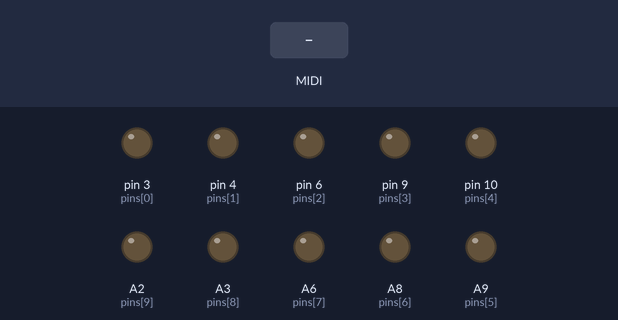
Recording of a sketch running on a simulated Teensy 3. Shown: output pins drawn as LEDs (lit = HIGH). Inputs (shaded band) come from the test bench.

Above: at 1.2 s.
1.3 s: MIDI note 60 received
At 2.0 s:
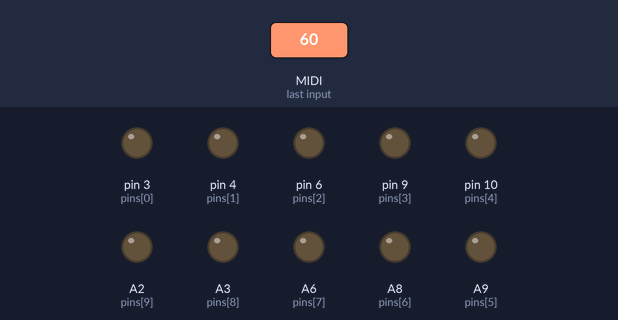
2.8 s: MIDI note 64 received
At 3.2 s:
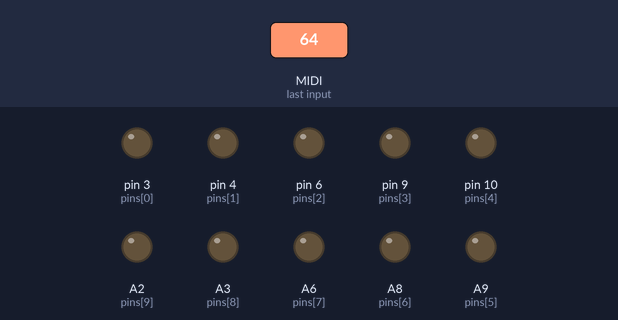
4.3 s: MIDI note 67 received
At 5.5 s:
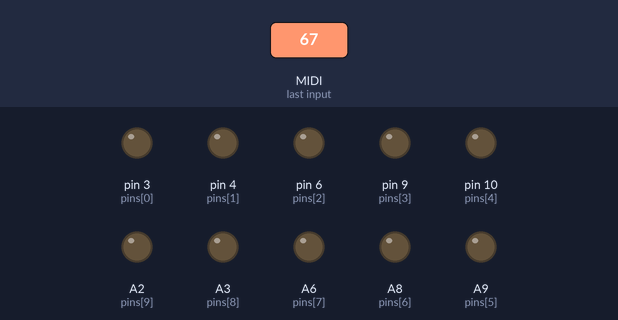
Timing chart, 0 to 7.3 s (numbered marks = the images above; inputs shaded):
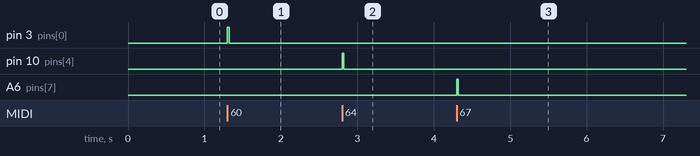

The sketch:

midiLCx10.ino
```cpp
/* / **************************************
pulse

Teensy LC with MMMMDx5: https://oshpark.com/shared_projects/uq5EsZsM
uses Teensyduino: https://www.pjrc.com/teensy/teensyduino.html

variable lowNote - determines the starting MIDI note motor channel
variable onTime - length time motor is pulsed on (in ms)
MIDI velocity is mapped to PWM rate to control motor power

Jiffer Harriman - modular-muse.com
************************************** */


// use PWM pins 3, 4, 6, 9, 10
int pins[] = {3, 4, 6, 9, 10, 23, 22, 20, 17, 16};
#define numNotes 10

int lowNote = 60; // MIDI note 16 (E-2)
unsigned int onTime = 20;

void OnNoteOn(byte channel, byte note, byte velocity);
void OnNoteOff(byte channel, byte note, byte velocity);
unsigned long lastHit[numNotes];
bool noteHigh[numNotes];

void setup() {
  for (int i = 0; i < numNotes; i++) {
    pinMode(pins[i], OUTPUT);
  }
  usbMIDI.setHandleNoteOn(OnNoteOn);
  usbMIDI.setHandleNoteOff(OnNoteOff);

  // no notes are on to start
  for (int i = 0; i < numNotes; i++) {
    noteHigh[i] = false;
    lastHit[i] = 0;
  }

}


void loop() {
  // flush the MIDI read buffer
  while (usbMIDI.read()) {
  }
  // check if its time to turn a note off
  for (int i = 0; i < numNotes; i++) {
    if (noteHigh[i] && (millis() - lastHit[i] > onTime)) {
      // check if on time has passed and turn off
      noteHigh[i] = false;
      analogWrite(pins[i], 0);
    }
  }
}

void OnNoteOn(byte channel, byte note, byte velocity) {

  if (note >= lowNote && note < lowNote + numNotes
  ) {
    // adjust fir note # offset
    note = note - lowNote;
    // bit shift 7 bits to 12
    analogWrite(pins[note], velocity << 5);

    noteHigh[note] = true;
    lastHit[note] = millis();
  }

}

void OnNoteOff(byte channel, byte note, byte velocity) {

}
```

Measured:
- after the input at 1.3 s, pin 3 (pins[0]): LOW → HIGH at once, → LOW 0.02 s later
- after the input at 2.8 s, pin 10 (pins[4]): LOW → HIGH at once, → LOW 0.02 s later
- after the input at 4.3 s, A6 (pins[7]): LOW → HIGH at once, → LOW 0.02 s later
